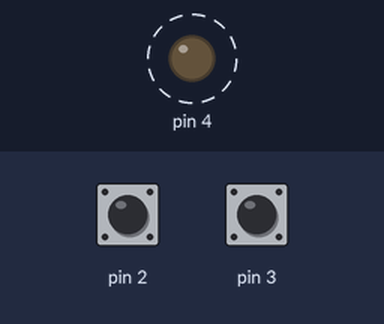
The sketch below on a simulated Arduino Uno, built with avr-gcc and run on an emulated ATmega328P. Parts: output pins drawn as LEDs (lit = HIGH). Dashed ring = blinking. Inputs (shaded band) come from the test bench; at power-on: pin 2 HIGH, pin 3 HIGH.

Above: at 0.09 s.
Timing chart, 0 to 3.0 s (numbered marks = the images above):
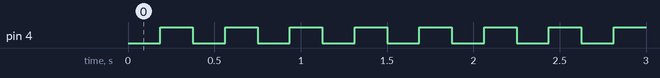

The sketch:

SingleTask.ino
```cpp
#include <avr/io.h>
#include <avr/interrupt.h>
#include <avr/sleep.h>
/* notice
PD2 Buttom_1
PD3 Buttom_2

PD4 LED_Red
PD5 LED_Yellow
PD6 LED_Green
*/
int main()
{
	DDRD |= (1 << PD5);
	DDRD |= (1 << PD4);

	DDRD &= ~(1 << PD2);
	DDRD &= ~(1 << PD3);

	while ( 1) {
		PORTD &= ~(1 << PD4);
		__builtin_avr_delay_cycles( 1000000 );
		__builtin_avr_delay_cycles( 1000000 );
		__builtin_avr_delay_cycles( 1000000 );
		PORTD |=  (1 << PD4);
		__builtin_avr_delay_cycles( 1000000 );
		__builtin_avr_delay_cycles( 1000000 );
		__builtin_avr_delay_cycles( 1000000 );

		if ( !(PIND & (1<<PD2)) )
			PORTD |= (1 << PD5);
		if ( !(PIND & (1<<PD3)) )
			PORTD &= ~(1 << PD5);

  }
}
```

Measured:
- by itself, pin 4: alternates HIGH for 0.19 s and LOW for 0.19 s
